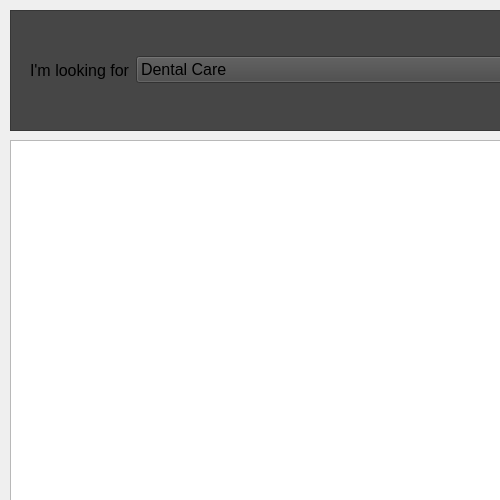
<?xml version="1.0" encoding="UTF-8"?>
<ui version="4.0">
 <class>Form</class>
 <widget class="QWidget" name="Form">
  <property name="geometry">
   <rect>
    <x>0</x>
    <y>0</y>
    <width>500</width>
    <height>500</height>
   </rect>
  </property>
  <property name="sizePolicy">
   <sizepolicy hsizetype="Ignored" vsizetype="Ignored">
    <horstretch>0</horstretch>
    <verstretch>0</verstretch>
   </sizepolicy>
  </property>
  <property name="minimumSize">
   <size>
    <width>500</width>
    <height>500</height>
   </size>
  </property>
  <property name="maximumSize">
   <size>
    <width>1323</width>
    <height>16777215</height>
   </size>
  </property>
  <property name="windowTitle">
   <string>HealthNow: Find suitable healthcare providers</string>
  </property>
  <property name="layoutDirection">
   <enum>Qt::LayoutDirection::LeftToRight</enum>
  </property>
  <property name="autoFillBackground">
   <bool>false</bool>
  </property>
  <property name="styleSheet">
   <string notr="true"/>
  </property>
  <widget class="QTableView" name="tableView">
   <property name="geometry">
    <rect>
     <x>10</x>
     <y>140</y>
     <width>1321</width>
     <height>701</height>
    </rect>
   </property>
   <property name="autoFillBackground">
    <bool>true</bool>
   </property>
   <property name="alternatingRowColors">
    <bool>true</bool>
   </property>
   <property name="selectionBehavior">
    <enum>QAbstractItemView::SelectionBehavior::SelectRows</enum>
   </property>
   <property name="sortingEnabled">
    <bool>true</bool>
   </property>
   <attribute name="horizontalHeaderStretchLastSection">
    <bool>true</bool>
   </attribute>
  </widget>
  <widget class="QFrame" name="Frame">
   <property name="geometry">
    <rect>
     <x>10</x>
     <y>10</y>
     <width>1321</width>
     <height>121</height>
    </rect>
   </property>
   <property name="sizePolicy">
    <sizepolicy hsizetype="Expanding" vsizetype="Expanding">
     <horstretch>0</horstretch>
     <verstretch>0</verstretch>
    </sizepolicy>
   </property>
   <property name="maximumSize">
    <size>
     <width>1331</width>
     <height>121</height>
    </size>
   </property>
   <property name="styleSheet">
    <string notr="true">background-color: rgb(70, 70, 70)</string>
   </property>
   <property name="frameShape">
    <enum>QFrame::Shape::StyledPanel</enum>
   </property>
   <property name="frameShadow">
    <enum>QFrame::Shadow::Raised</enum>
   </property>
   <widget class="QWidget" name="horizontalLayoutWidget">
    <property name="geometry">
     <rect>
      <x>20</x>
      <y>20</y>
      <width>1281</width>
      <height>80</height>
     </rect>
    </property>
    <property name="autoFillBackground">
     <bool>false</bool>
    </property>
    <layout class="QHBoxLayout" name="horizontalLayout" stretch="0,1,0,1,0,0">
     <item>
      <widget class="QLabel" name="label1">
       <property name="enabled">
        <bool>true</bool>
       </property>
       <property name="font">
        <font>
         <pointsize>12</pointsize>
        </font>
       </property>
       <property name="autoFillBackground">
        <bool>false</bool>
       </property>
       <property name="text">
        <string>I'm looking for</string>
       </property>
      </widget>
     </item>
     <item>
      <widget class="QComboBox" name="service">
       <property name="font">
        <font>
         <pointsize>12</pointsize>
        </font>
       </property>
       <property name="autoFillBackground">
        <bool>false</bool>
       </property>
       <item>
        <property name="text">
         <string>Dental Care</string>
        </property>
       </item>
       <item>
        <property name="text">
         <string>Health Care</string>
        </property>
       </item>
       <item>
        <property name="text">
         <string>Physical Therapy</string>
        </property>
       </item>
      </widget>
     </item>
     <item>
      <widget class="QLabel" name="label2">
       <property name="font">
        <font>
         <pointsize>12</pointsize>
        </font>
       </property>
       <property name="autoFillBackground">
        <bool>false</bool>
       </property>
       <property name="text">
        <string>in</string>
       </property>
       <property name="alignment">
        <set>Qt::AlignmentFlag::AlignCenter</set>
       </property>
      </widget>
     </item>
     <item>
      <widget class="QComboBox" name="location">
       <property name="font">
        <font>
         <pointsize>12</pointsize>
        </font>
       </property>
       <property name="autoFillBackground">
        <bool>false</bool>
       </property>
       <item>
        <property name="text">
         <string>Shadyside</string>
        </property>
       </item>
       <item>
        <property name="text">
         <string>Squirrel Hill-North</string>
        </property>
       </item>
       <item>
        <property name="text">
         <string>Squirrel Hill-South</string>
        </property>
       </item>
       <item>
        <property name="text">
         <string>East Liberty</string>
        </property>
       </item>
       <item>
        <property name="text">
         <string>Friendship</string>
        </property>
       </item>
       <item>
        <property name="text">
         <string>North Oakland</string>
        </property>
       </item>
       <item>
        <property name="text">
         <string>South Oakland</string>
        </property>
       </item>
      </widget>
     </item>
     <item>
      <spacer name="horizontalSpacer">
       <property name="orientation">
        <enum>Qt::Orientation::Horizontal</enum>
       </property>
       <property name="sizeHint" stdset="0">
        <size>
         <width>40</width>
         <height>20</height>
        </size>
       </property>
      </spacer>
     </item>
     <item>
      <widget class="QPushButton" name="searchButton">
       <property name="font">
        <font>
         <pointsize>12</pointsize>
        </font>
       </property>
       <property name="autoFillBackground">
        <bool>false</bool>
       </property>
       <property name="styleSheet">
        <string notr="true">background-color: lightblue; color: black;</string>
       </property>
       <property name="text">
        <string>Search</string>
       </property>
      </widget>
     </item>
    </layout>
    <zorder>horizontalSpacer</zorder>
    <zorder>label2</zorder>
    <zorder>label1</zorder>
    <zorder>location</zorder>
    <zorder>service</zorder>
    <zorder>searchButton</zorder>
   </widget>
  </widget>
  <zorder>Frame</zorder>
  <zorder>tableView</zorder>
 </widget>
 <resources/>
 <connections/>
</ui>
